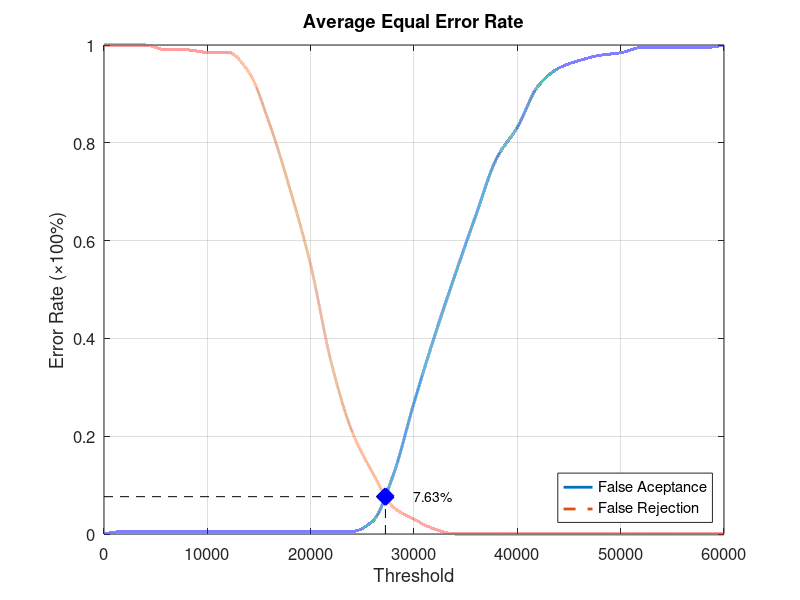
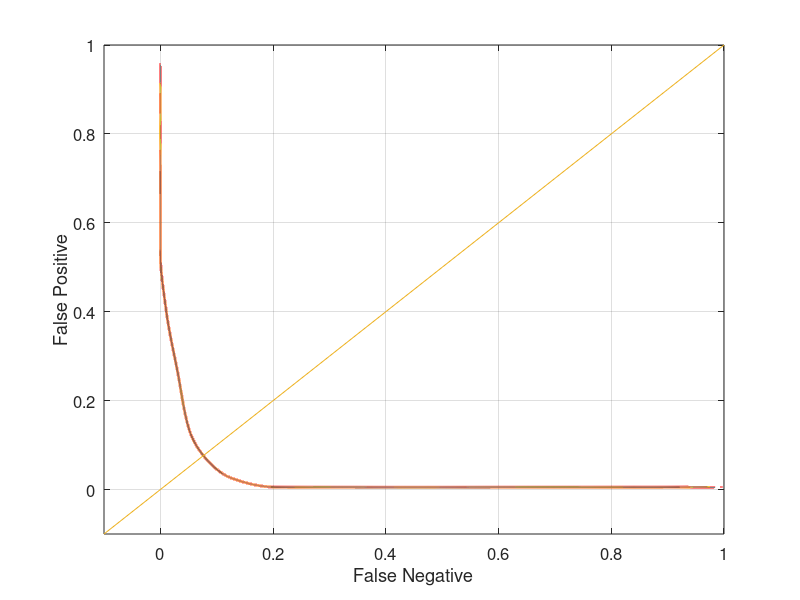

Write MATLAB code to recreate these figures, in order.
function yEER = Database4_1
close all;
clear;
clc;
x = 0:2000:60000;
xq = 0:0.5:60000;

y0 = [0 0.00526316 0.00526316 0.00526316 0.00526316 0.00526316 0.00526316 0.00526316 0.00526316 0.00526316 0.00526316 0.00526316 0.00526316 0.0263158 0.121053 0.268421 0.405263 0.531579 0.652632 0.768421 0.831579 0.915789 0.952632 0.968421 0.978947 0.984211 0.994737 0.994737 0.994737 0.994737 1];
yy0 = interp1(x, y0, xq, 'pchip');
y1 = [1 1 1 0.99 0.99 0.985 0.985 0.945 0.84 0.705 0.55 0.35 0.21 0.125 0.055 0.03 0.01 0 0 0 0 0 0 0 0 0 0 0 0 0 0];
yy1 = interp1(x, y1, xq, 'pchip');

% Calculating EER: 
y2 = abs(y0 - y1);
find(y2 == min(y2))
yy2 = abs(yy0 - yy1);
xEER = find(yy2 == min(yy2));
xEERIndex = xq(xEER) % X-axis EER
yEER = yy0(xEER) % Y-axis EER

main = figure
plot(xq, yy0,'-','LineWidth', 2);	hold on
plot(xq, yy1,'--','LineWidth', 2);	hold on
plot([xEERIndex xEERIndex], [0 yEER], 'k--');	hold on
plot([0 xEERIndex], [yEER yEER], 'k--');	hold on
plot(xEERIndex, yEER, 'bx', 'LineWidth', 10);	hold on
text(xEERIndex + 10 * xEERIndex / 100, yEER, [num2str(round((10000 * yEER)) / 100) '%'])
legend('False Aceptance', 'False Rejection', 'Location', 'SouthEast')
xlabel('Threshold')
ylabel('Error Rate (\times100%)')
title('Average Equal Error Rate')
set(gca, 'FontSize', 12)
axis([0 60000 0 1])
grid on

print(main, 'Database4_1Main', '-dpng');
FNRxFPR = figure('Color', [1 1 1]);
plot(yy1, yy0, '-', yy1, yy0, 'LineWidth', 2);
hold on
y = -0.1:0.1:1
plot(y, y); 
set(gca, 'FontSize', 12)
xlabel('False Negative')
ylabel('False Positive')
axis([-0.1 1 -0.1 1])
set(gca, 'FontSize', 12)
grid on

print(FNRxFPR, 'Database4_1FNRxFPR','-dpng');
end
